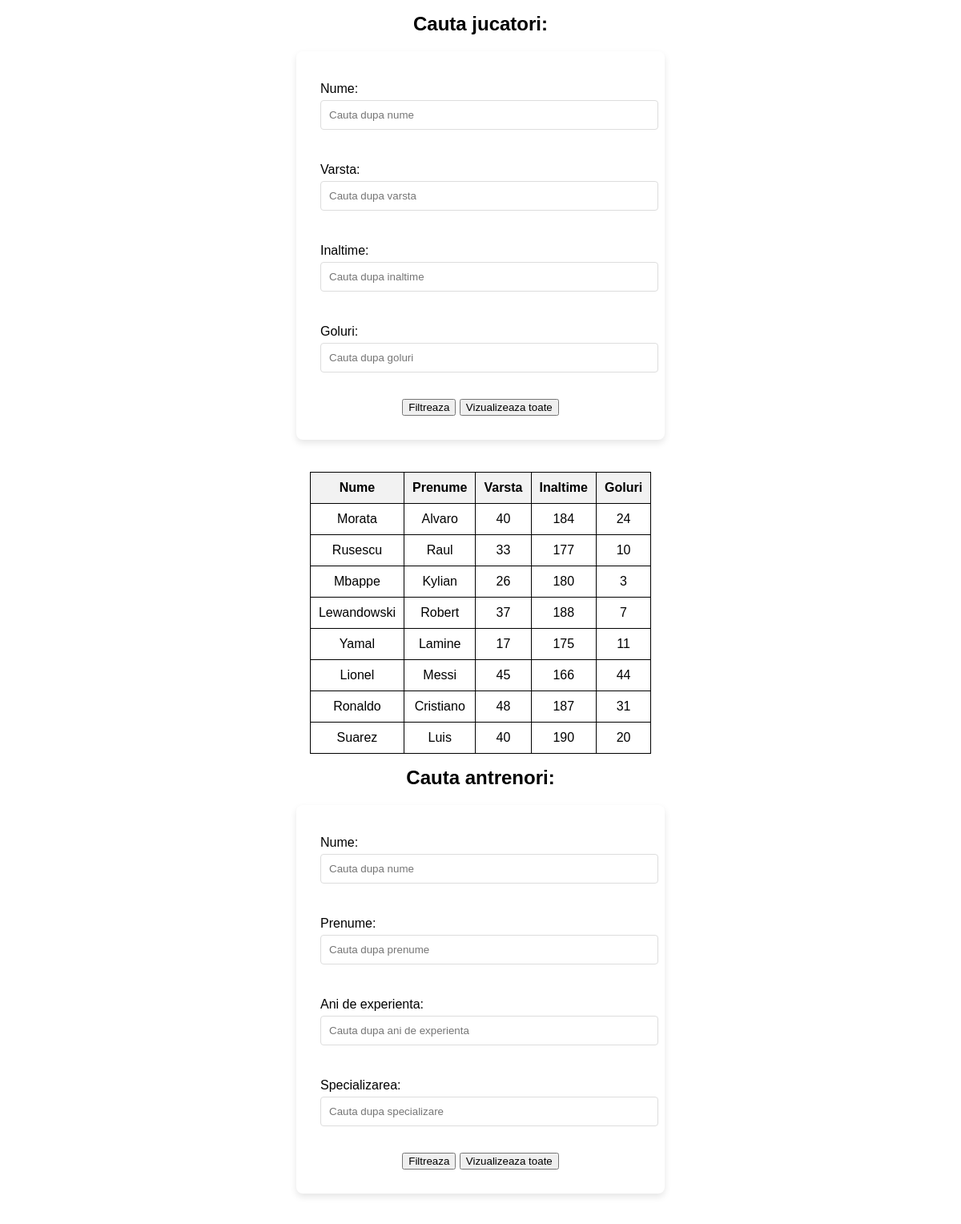
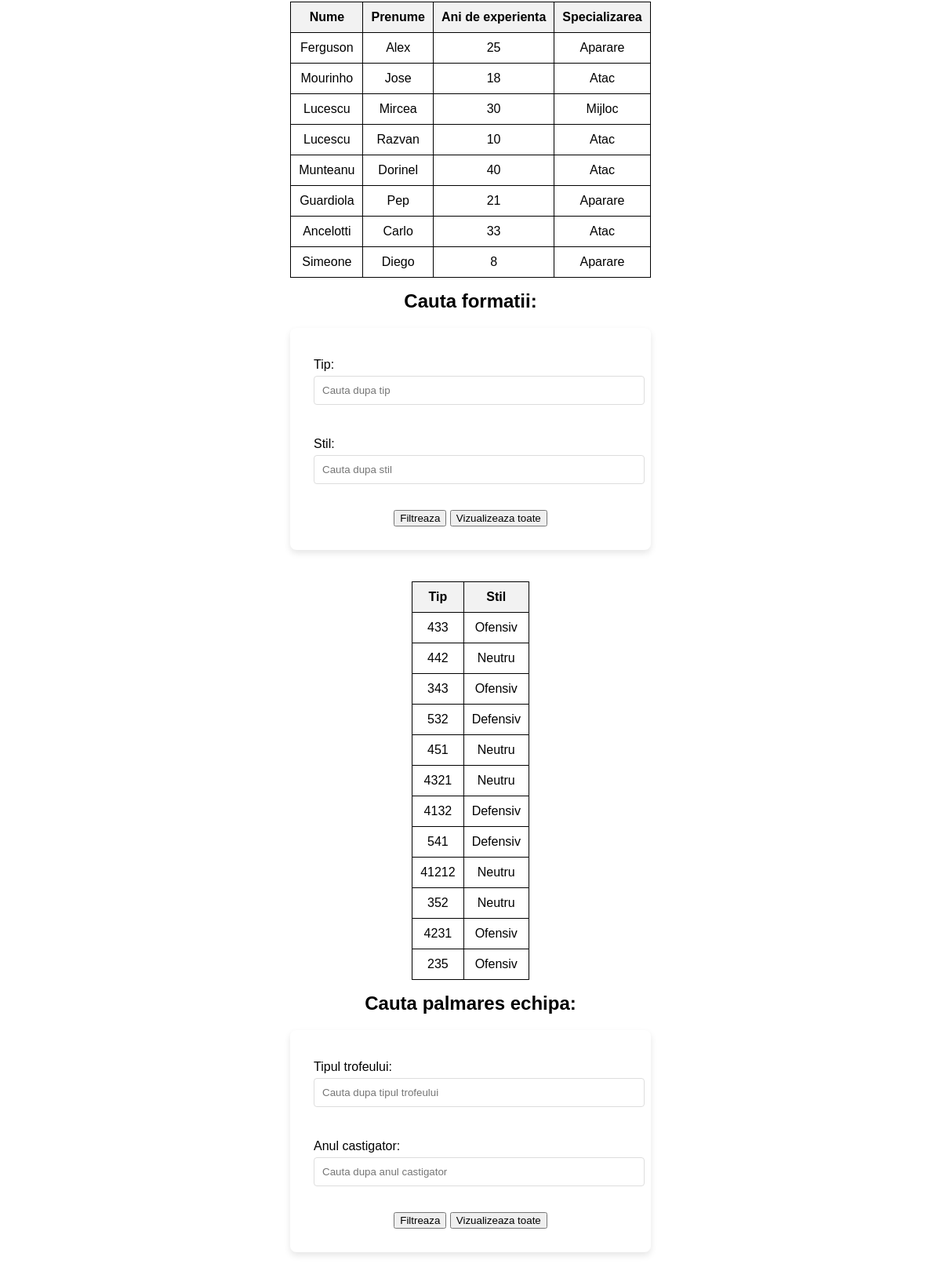
Page /Catalog.php (upper part) on the committed database (2 pictures, top to bottom).
### tables this page shows
CREATE TABLE `atacanti` (
  `ID` int(11) NOT NULL,
  `Nume` text NOT NULL,
  `Prenume` text NOT NULL,
  `Varsta` int(11) NOT NULL,
  `Inaltime` int(11) NOT NULL,
  `Goluri` int(11) NOT NULL,
  `ID_antrenor` int(11) DEFAULT NULL
);

CREATE TABLE `antrenori` (
  `ID` int(11) NOT NULL,
  `Nume` text NOT NULL,
  `Prenume` text NOT NULL,
  `Ani de experienta` int(11) NOT NULL,
  `Specializarea` text NOT NULL
);

CREATE TABLE `formatii` (
  `ID` int(11) NOT NULL,
  `Tip` int(11) NOT NULL,
  `Stil` text NOT NULL,
  `ID_antrenor` int(11) DEFAULT NULL
);

### Catalog.php (the view, shortened to what this page needs)
<!DOCTYPE html>
<html lang="en">
<head>
</head>
<body>
    <h1> Cauta jucatori: </h1>
    <form method="get" action="" class="container">
        <label for="nume">Nume:</label>
        <input type="text" name="nume" id="nume" placeholder="Cauta dupa nume"><br><br>
        <label for="varsta">Varsta:</label>
        <input type="text" name="varsta" id="varsta" placeholder="Cauta dupa varsta"><br><br>
        <label for="inaltime">Inaltime:</label>
        <input type="number" name="inaltime" id="inaltime" placeholder="Cauta dupa inaltime"><br><br>
        <label for="goluri">Goluri:</label>
        <input type="number" name="goluri" id="goluri" placeholder="Cauta dupa goluri"><br><br>
        <button type="submit" name="filtrare">Filtreaza</button>
        <button type="submit" name="toate">Vizualizeaza toate</button>
    </form>
<?php
$conn = mysqli_connect("localhost", "root", "", "echipa de fotbal");
mysqli_set_charset($conn, "utf8");
$sql = "SELECT nume, prenume, varsta, inaltime, goluri FROM `atacanti`";
$result = mysqli_query($conn, $sql);
if ($result) {
    if (mysqli_num_rows($result) > 0) {
        echo "<table border='1' cellpadding='10' cellspacing='0'>";
        echo "<tr>";
        echo "<th>Nume</th>";
        echo "<th>Prenume</th>";
        echo "<th>Varsta</th>";
        echo "<th>Inaltime</th>";
        echo "<th>Goluri</th>";
        echo "</tr>";
        while ($row = mysqli_fetch_assoc($result)) {
            echo "<tr>";
            echo "<td>" . htmlspecialchars($row['nume']) . "</td>";
            echo "<td>" . htmlspecialchars($row['prenume']) . "</td>";
            echo "<td>" . htmlspecialchars($row['varsta']) . "</td>";
            echo "<td>" . htmlspecialchars($row['inaltime']) . "</td>";
            echo "<td>" . htmlspecialchars($row['goluri']) . "</td>";
            echo "</tr>";
        }
        echo "</table>";
    } else {
        echo "Nu exista jucatori care sa corespunda criteriilor de cautare.";
    }
} else {
    echo "Eroare la interogare: " . mysqli_error($conn);
}
?>
<h1> Cauta antrenori: </h1>
<form method="get" action="" class="container">
    <label for="Nume">Nume:</label>
    <input type="text" name="Nume" id="Nume" placeholder="Cauta dupa nume"><br><br>
    <label for="Prenume">Prenume:</label>
    <input type="text" name="Prenume" id="Prenume" placeholder="Cauta dupa prenume"><br><br>
    <label for="ani_experienta">Ani de experienta:</label>
    <input type="number" name="ani_experienta" id="ani_experienta" placeholder="Cauta dupa ani de experienta"><br><br>
    <label for="Specializarea">Specializarea:</label>
    <input type="text" name="Specializarea" id="Specializarea" placeholder="Cauta dupa specializare"><br><br>
    <button type="submit" name="filtrare">Filtreaza</button>
    <button type="submit" name="toate">Vizualizeaza toate</button>
</form>
<?php
$conn = mysqli_connect("localhost", "root", "", "echipa de fotbal");
mysqli_set_charset($conn, "utf8");
$sql = "SELECT Nume, Prenume, `Ani de experienta`, Specializarea FROM `antrenori`";
$result = mysqli_query($conn, $sql);
if ($result) {
    if (mysqli_num_rows($result) > 0) {
        echo "<table border='1' cellpadding='10' cellspacing='0'>";
        echo "<tr>";
        echo "<th>Nume</th>";
        echo "<th>Prenume</th>";
        echo "<th>Ani de experienta</th>";
        echo "<th>Specializarea</th>";
        echo "</tr>";
        while ($row = mysqli_fetch_assoc($result)) {
            echo "<tr>";
            echo "<td>" . htmlspecialchars($row['Nume']) . "</td>";
            echo "<td>" . htmlspecialchars($row['Prenume']) . "</td>";
            echo "<td>" . htmlspecialchars($row['Ani de experienta']) . "</td>";
            echo "<td>" . htmlspecialchars($row['Specializarea']) . "</td>";
            echo "</tr>";
        }
        echo "</table>";
    } else {
        echo "Nu exista antrenori care sa corespunda criteriilor de cautare.";
    }
} else {
    echo "Eroare la interogare: " . mysqli_error($conn);
}
?>
<h1> Cauta formatii: </h1>
<form method="get" action="" class="container">
    <label for="Tip">Tip:</label>
    <input type="number" name="Tip" id="Tip" placeholder="Cauta dupa tip"><br><br>
    <label for="Stil">Stil:</label>
    <input type="text" name="Stil" id="Stil" placeholder="Cauta dupa stil"><br><br>
    <button type="submit" name="filtrare">Filtreaza</button>
    <button type="submit" name="toate">Vizualizeaza toate</button>
</form>
<?php
$conn = mysqli_connect("localhost", "root", "", "echipa de fotbal");
mysqli_set_charset($conn, "utf8");
$sql = "SELECT Tip, Stil FROM `formatii`";
$result = mysqli_query($conn, $sql);
if ($result) {
    if (mysqli_num_rows($result) > 0) {
        echo "<table border='1' cellpadding='10' cellspacing='0'>";
        echo "<tr>";
        echo "<th>Tip</th>";
        echo "<th>Stil</th>";
        echo "</tr>";
        while ($row = mysqli_fetch_assoc($result)) {
            echo "<tr>";
            echo "<td>" . htmlspecialchars($row['Tip']) . "</td>";
            echo "<td>" . htmlspecialchars($row['Stil']) . "</td>";
            echo "</tr>";
        }
        echo "</table>";
    } else {
        echo "Nu exista formatii care sa corespunda criteriilor de cautare.";
    }
} else {
    echo "Eroare la interogare: " . mysqli_error($conn);
}
?>
<h1> Cauta palmares echipa: </h1>
<form method="get" action="" class="container">
    <label for="Tipul_trofeului">Tipul trofeului:</label>
    <input type="text" name="Tipul_trofeului" id="Tipul_trofeului" placeholder="Cauta dupa tipul trofeului"><br><br>
    <label for="Anul_castigator">Anul castigator:</label>
    <input type="number" name="Anul_castigator" id="Anul_castigator" placeholder="Cauta dupa anul castigator"><br><br>
    <button type="submit" name="filtrare">Filtreaza</button>
    <button type="submit" name="toate">Vizualizeaza toate</button>
</form>
</body>
</html>

### Catalog.php (style rules this page uses)
body { display: flex; flex-direction: column; justify-content: center; align-items: center; min-height: 100vh; margin: 0; font-family: Arial, sans-serif; }
h1 { text-align: center; }
form { text-align: center; margin-bottom: 20px; }
table { border-collapse: collapse; margin-top: 20px; }
th, td { border: 1px solid #000; padding: 10px; text-align: center; }
th { background-color: #f2f2f2; }
.container { background-color: white; padding: 30px; border-radius: 8px; box-shadow: 0 4px 8px rgba(0, 0, 0, 0.1); width: 100%; max-width: 400px; text-align: center; }
h1 { margin-bottom: 20px; font-size: 24px; }
label { display: block; text-align: left; margin: 8px 0 5px; }
input { width: 100%; padding: 10px; margin-bottom: 15px; border-radius: 4px; border: 1px solid #ddd; }

### rows in the picture
atacanti: Nume "Morata", Prenume "Alvaro", Varsta "40", Inaltime "184", Goluri "24"
atacanti: Nume "Rusescu", Prenume "Raul", Varsta "33", Inaltime "177", Goluri "10"
atacanti: Nume "Mbappe", Prenume "Kylian", Varsta "26", Inaltime "180", Goluri "3"
atacanti: Nume "Lewandowski", Prenume "Robert", Varsta "37", Inaltime "188", Goluri "7"
atacanti: Nume "Yamal", Prenume "Lamine", Varsta "17", Inaltime "175", Goluri "11"
atacanti: Nume "Lionel", Prenume "Messi", Varsta "45", Inaltime "166", Goluri "44"
atacanti: Nume "Ronaldo", Prenume "Cristiano", Varsta "48", Inaltime "187", Goluri "31"
atacanti: Nume "Suarez", Prenume "Luis", Varsta "40", Inaltime "190", Goluri "20"
antrenori: Nume "Ferguson", Prenume "Alex", Ani de experienta "25", Specializarea "Aparare"
antrenori: Nume "Mourinho", Prenume "Jose", Ani de experienta "18", Specializarea "Atac"
antrenori: Nume "Lucescu", Prenume "Mircea", Ani de experienta "30", Specializarea "Mijloc"
antrenori: Nume "Lucescu", Prenume "Razvan", Ani de experienta "10", Specializarea "Atac"
antrenori: Nume "Munteanu", Prenume "Dorinel", Ani de experienta "40", Specializarea "Atac"
antrenori: Nume "Guardiola", Prenume "Pep", Ani de experienta "21", Specializarea "Aparare"
antrenori: Nume "Ancelotti", Prenume "Carlo", Ani de experienta "33", Specializarea "Atac"
antrenori: Nume "Simeone", Prenume "Diego", Ani de experienta "8", Specializarea "Aparare"
formatii: Tip "433", Stil "Ofensiv"
formatii: Tip "442", Stil "Neutru"
formatii: Tip "343", Stil "Ofensiv"
formatii: Tip "532", Stil "Defensiv"
formatii: Tip "451", Stil "Neutru"
formatii: Tip "4321", Stil "Neutru"
formatii: Tip "4132", Stil "Defensiv"
formatii: Tip "541", Stil "Defensiv"
formatii: Tip "41212", Stil "Neutru"
formatii: Tip "352", Stil "Neutru"
formatii: Tip "4231", Stil "Ofensiv"
formatii: Tip "235", Stil "Ofensiv"
